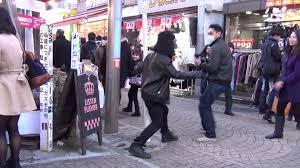
#> input picture 画像処理test/画像処理test/img/1 (2).jpg, 300 x 168 px, found by its file name; its folder holds only this picture in this run
$ python opencv.py
#> lines starting #> are read from the running program, lines starting #| are printed output that depends on the picture
# -*- coding: utf-8 -*-

import cv2
import os


def main():
    print("Start")
    for name in os.listdir("img\\"):
        # 入力画像の読み込み
        str="img\\"+name
        img = cv2.imread(str)
#> img is the input picture: shape (168, 300, 3); mean B, G, R 132, 115.1, 124.8

        # グレースケール変換
        gray = cv2.cvtColor(img, cv2.COLOR_BGR2GRAY)
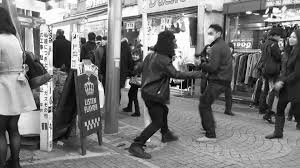
#> gray: shape (168, 300); min 1, max 255, mean 119.9

        # HoG特徴量 + SVMで人の識別器を作成
        #hog = cv2.HOGDescriptor()
        hog = cv2.HOGDescriptor((48,96), (16,16), (8,8), (8,8), 9)
        #hog.setSVMDetector(cv2.HOGDescriptor_getDefaultPeopleDetector())
        hog.setSVMDetector(cv2.HOGDescriptor_getDaimlerPeopleDetector())#人検出器の設定　cv2.HOGDescriptor_getDefaultPeopleDetector　を変えれば色々できるかも
        hogParams = {'hitThreshold': 1 ,'finalThreshold':2,'winStride': (8, 8), 'padding': (32, 32), 'scale': 2}

        # 作成した識別器で人を検出
#> (the run stopped early here; a loop or call above may not have finished)

$ run again, on 画像処理test/画像処理test/img/image2.jpg
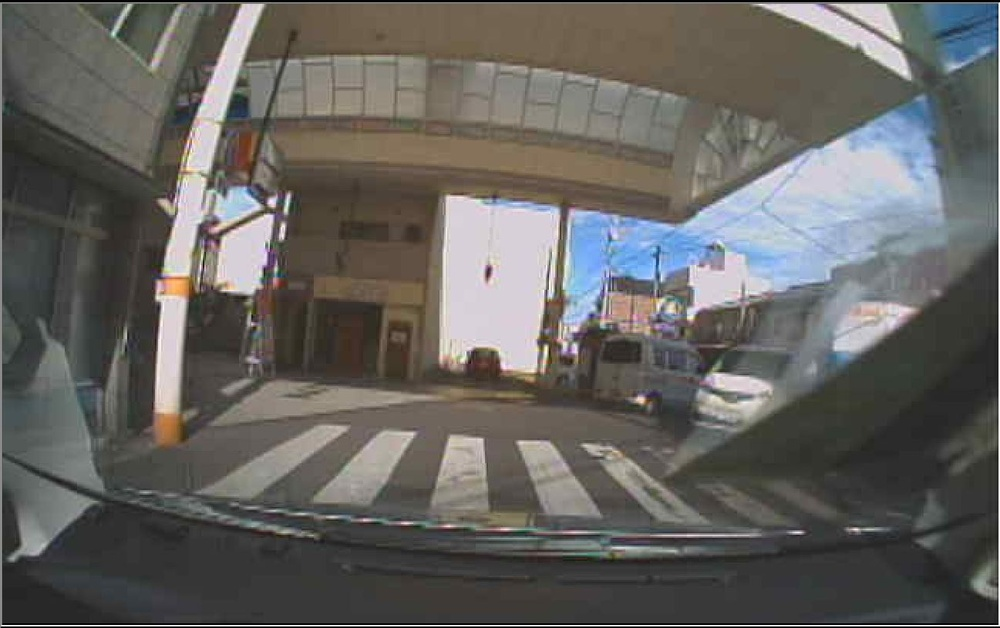
#> input picture 画像処理test/画像処理test/img/image2.jpg, 1000 x 628 px, shrunk from 1297 x 815 before the run, found by its file name
#> in main, img is the input picture: shape (628, 1000, 3); mean B, G, R 96.1, 99.3, 101.1
#> in main, `gray = cv2.cvtColor(img, cv2.COLOR_BGR2GRAY)`:
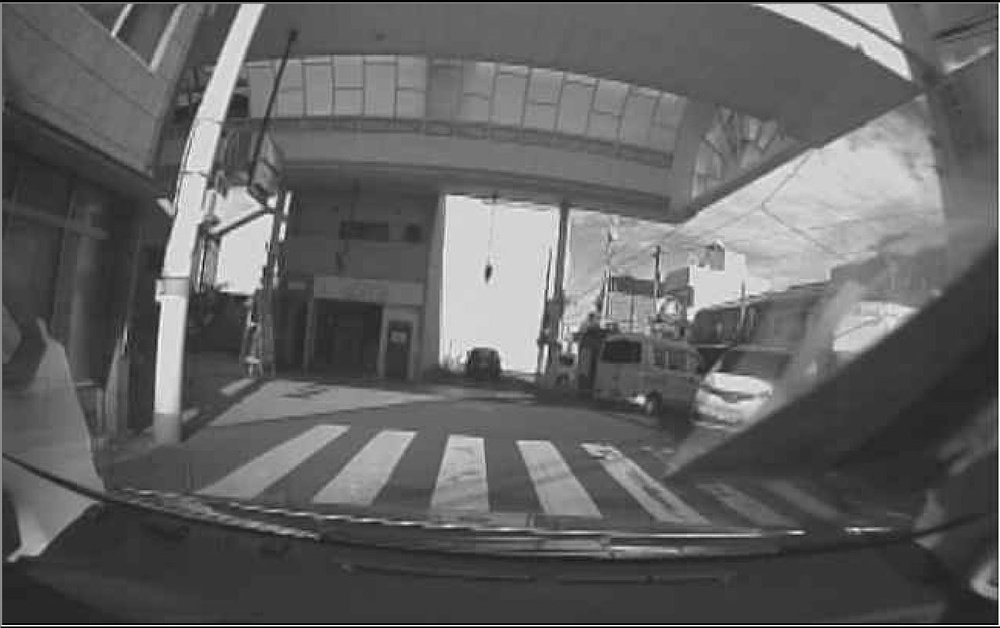
#> gray: shape (628, 1000); min 0, max 255, mean 99.5

$ run again, on 画像処理test/画像処理test/img/image3.JPG
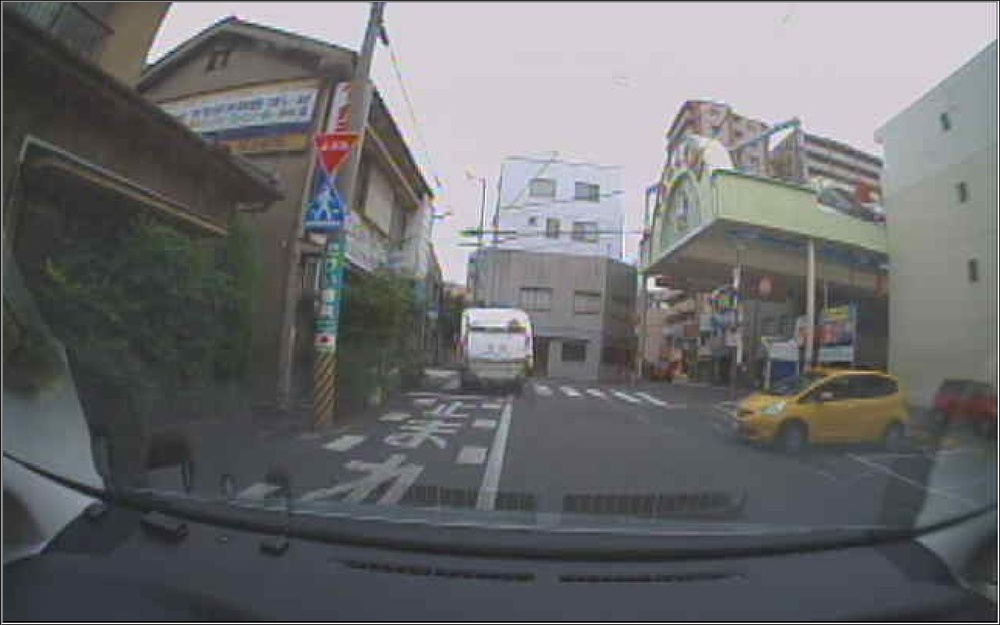
#> input picture 画像処理test/画像処理test/img/image3.JPG, 1000 x 625 px, shrunk from 1299 x 812 before the run, found by its file name
#> in main, img is the input picture: shape (625, 1000, 3); mean B, G, R 110.5, 108.7, 108.3
#> in main, `gray = cv2.cvtColor(img, cv2.COLOR_BGR2GRAY)`:
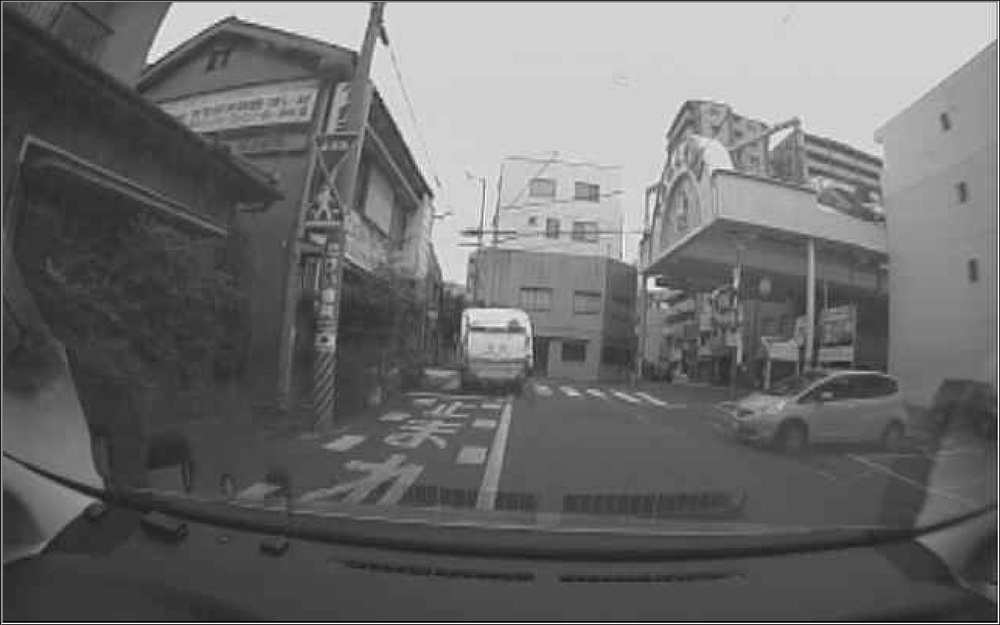
#> gray: shape (625, 1000); min 0, max 255, mean 108.8

$ run again, on 画像処理test/画像処理test/img/2.jpg
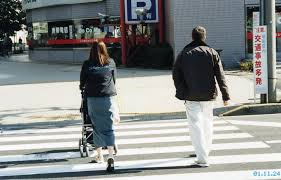
#> input picture 画像処理test/画像処理test/img/2.jpg, 281 x 180 px, found by its file name
#> in main, img is the input picture: shape (180, 281, 3); mean B, G, R 138.6, 140.1, 136.8
#> in main, `gray = cv2.cvtColor(img, cv2.COLOR_BGR2GRAY)`:
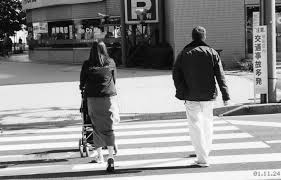
#> gray: shape (180, 281); min 0, max 255, mean 138.9
